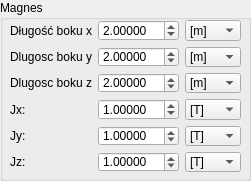
   <widget class="QGroupBox" name="groupBox">
    <property name="geometry">
     <rect>
      <x>210</x>
      <y>390</y>
      <width>251</width>
      <height>181</height>
     </rect>
    </property>
    <property name="title">
     <string>Magnes</string>
    </property>
    <widget class="QWidget" name="gridLayoutWidget">
     <property name="geometry">
      <rect>
       <x>10</x>
       <y>20</y>
       <width>231</width>
       <height>152</height>
      </rect>
     </property>
     <layout class="QGridLayout" name="gridLayout" rowstretch="0,0,0,0,0,0" columnstretch="40,50,0" columnminimumwidth="5,5,0">
      <item row="3" column="2">
       <widget class="QComboBox" name="comboBox_2">
        <property name="currentText">
         <string>[T]</string>
        </property>
        <item>
         <property name="text">
          <string>[T]</string>
         </property>
        </item>
        <item>
         <property name="text">
          <string>[mT]</string>
         </property>
        </item>
        <item>
         <property name="text">
          <string>[uT]</string>
         </property>
        </item>
       </widget>
      </item>
      <item row="4" column="2">
       <widget class="QComboBox" name="comboBox_3">
        <item>
         <property name="text">
          <string>[T]</string>
         </property>
        </item>
        <item>
         <property name="text">
          <string>[mT]</string>
         </property>
        </item>
        <item>
         <property name="text">
          <string>[uT]</string>
         </property>
        </item>
       </widget>
      </item>
      <item row="5" column="0">
       <widget class="QLabel" name="label_8">
        <property name="text">
         <string>Jz:</string>
        </property>
       </widget>
      </item>
      <item row="5" column="2">
       <widget class="QComboBox" name="comboBox_4">
        <item>
         <property name="text">
          <string>[T]</string>
         </property>
        </item>
        <item>
         <property name="text">
          <string>[mT]</string>
         </property>
        </item>
        <item>
         <property name="text">
          <string>[uT]</string>
         </property>
        </item>
       </widget>
      </item>
      <item row="5" column="1">
       <widget class="QDoubleSpinBox" name="doubleSpinBox_5">
        <property name="decimals">
         <number>5</number>
        </property>
        <property name="minimum">
         <double>-90.000000000000000</double>
        </property>
        <property name="value">
         <double>1.000000000000000</double>
        </property>
       </widget>
      </item>
      <item row="3" column="1">
       <widget class="QDoubleSpinBox" name="doubleSpinBox_3">
        <property name="decimals">
         <number>5</number>
        </property>
        <property name="minimum">
         <double>-90.000000000000000</double>
        </property>
        <property name="value">
         <double>1.000000000000000</double>
        </property>
       </widget>
      </item>
      <item row="4" column="1">
       <widget class="QDoubleSpinBox" name="doubleSpinBox_4">
        <property name="decimals">
         <number>5</number>
        </property>
        <property name="minimum">
         <double>-90.000000000000000</double>
        </property>
        <property name="value">
         <double>1.000000000000000</double>
        </property>
       </widget>
      </item>
      <item row="3" column="0">
       <widget class="QLabel" name="label_6">
        <property name="text">
         <string>Jx:</string>
        </property>
       </widget>
      </item>
      <item row="4" column="0">
       <widget class="QLabel" name="label_7">
        <property name="text">
         <string>Jy:</string>
        </property>
       </widget>
      </item>
      <item row="2" column="2">
       <widget class="QComboBox" name="comboBox">
        <item>
         <property name="text">
          <string>[m]</string>
         </property>
        </item>
        <item>
         <property name="text">
          <string>[dm]</string>
         </property>
        </item>
        <item>
         <property name="text">
          <string>[cm]</string>
         </property>
        </item>
        <item>
         <property name="text">
          <string>[mm]</string>
         </property>
        </item>
       </widget>
      </item>
      <item row="2" column="0">
       <widget class="QLabel" name="label_5">
        <property name="text">
         <string>Dlugosc boku z:</string>
        </property>
       </widget>
      </item>
      <item row="2" column="1">
       <widget class="QDoubleSpinBox" name="doubleSpinBox_2">
        <property name="decimals">
         <number>5</number>
        </property>
        <property name="minimum">
         <double>1.000000000000000</double>
        </property>
        <property name="maximum">
         <double>99.000000000000000</double>
        </property>
        <property name="value">
         <double>2.000000000000000</double>
        </property>
       </widget>
      </item>
      <item row="1" column="0">
       <widget class="QLabel" name="label_11">
        <property name="text">
         <string>Dlugosc boku y:</string>
        </property>
       </widget>
      </item>
      <item row="0" column="0">
       <widget class="QLabel" name="label_16">
        <property name="text">
         <string>Długość boku x:</string>
        </property>
       </widget>
      </item>
      <item row="0" column="1">
       <widget class="QDoubleSpinBox" name="doubleSpinBox_6">
        <property name="decimals">
         <number>5</number>
        </property>
        <property name="minimum">
         <double>1.000000000000000</double>
        </property>
        <property name="maximum">
         <double>99.000000000000000</double>
        </property>
        <property name="value">
         <double>2.000000000000000</double>
        </property>
       </widget>
      </item>
      <item row="1" column="1">
       <widget class="QDoubleSpinBox" name="doubleSpinBox_31">
        <property name="decimals">
         <number>5</number>
        </property>
        <property name="minimum">
         <double>1.000000000000000</double>
        </property>
        <property name="maximum">
         <double>99.000000000000000</double>
        </property>
        <property name="value">
         <double>2.000000000000000</double>
        </property>
       </widget>
      </item>
      <item row="0" column="2">
       <widget class="QComboBox" name="comboBox_37">
        <item>
         <property name="text">
          <string>[m]</string>
         </property>
        </item>
        <item>
         <property name="text">
          <string>[dm]</string>
         </property>
        </item>
        <item>
         <property name="text">
          <string>[cm]</string>
         </property>
        </item>
        <item>
         <property name="text">
          <string>[mm]</string>
         </property>
        </item>
       </widget>
      </item>
      <item row="1" column="2">
       <widget class="QComboBox" name="comboBox_38">
        <item>
         <property name="text">
          <string>[m]</string>
         </property>
        </item>
        <item>
         <property name="text">
          <string>[dm]</string>
         </property>
        </item>
        <item>
         <property name="text">
          <string>[cm]</string>
         </property>
        </item>
        <item>
         <property name="text">
          <string>[mm]</string>
         </property>
        </item>
       </widget>
      </item>
     </layout>
    </widget>
   </widget>
